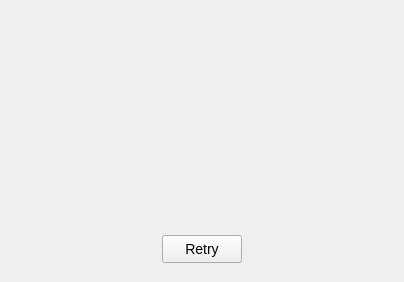
<?xml version="1.0" encoding="UTF-8"?>
<ui version="4.0">
 <class>BioAuthWidget</class>
 <widget class="QWidget" name="BioAuthWidget">
  <property name="geometry">
   <rect>
    <x>0</x>
    <y>0</y>
    <width>404</width>
    <height>282</height>
   </rect>
  </property>
  <property name="windowTitle">
   <string>Form</string>
  </property>
  <layout class="QVBoxLayout" name="verticalLayout_3">
   <item>
    <layout class="QVBoxLayout" name="verticalLayout_2">
     <item>
      <layout class="QHBoxLayout" name="horizontalLayout_4">
       <property name="topMargin">
        <number>20</number>
       </property>
       <property name="bottomMargin">
        <number>10</number>
       </property>
       <item>
        <spacer name="horizontalSpacer">
         <property name="orientation">
          <enum>Qt::Horizontal</enum>
         </property>
         <property name="sizeHint" stdset="0">
          <size>
           <width>40</width>
           <height>20</height>
          </size>
         </property>
        </spacer>
       </item>
       <item>
        <widget class="QLabel" name="lblBioImage">
         <property name="minimumSize">
          <size>
           <width>130</width>
           <height>130</height>
          </size>
         </property>
         <property name="maximumSize">
          <size>
           <width>128</width>
           <height>128</height>
          </size>
         </property>
         <property name="text">
          <string/>
         </property>
         <property name="alignment">
          <set>Qt::AlignCenter</set>
         </property>
        </widget>
       </item>
       <item>
        <spacer name="horizontalSpacer_2">
         <property name="orientation">
          <enum>Qt::Horizontal</enum>
         </property>
         <property name="sizeHint" stdset="0">
          <size>
           <width>40</width>
           <height>20</height>
          </size>
         </property>
        </spacer>
       </item>
      </layout>
     </item>
     <item>
      <widget class="QLabel" name="lblBioNotify">
       <property name="minimumSize">
        <size>
         <width>0</width>
         <height>20</height>
        </size>
       </property>
       <property name="text">
        <string/>
       </property>
       <property name="alignment">
        <set>Qt::AlignCenter</set>
       </property>
       <property name="wordWrap">
        <bool>true</bool>
       </property>
      </widget>
     </item>
     <item>
      <layout class="QHBoxLayout" name="horizontalLayout">
       <property name="bottomMargin">
        <number>8</number>
       </property>
       <item>
        <spacer name="horizontalSpacer_3">
         <property name="orientation">
          <enum>Qt::Horizontal</enum>
         </property>
         <property name="sizeHint" stdset="0">
          <size>
           <width>40</width>
           <height>20</height>
          </size>
         </property>
        </spacer>
       </item>
       <item>
        <widget class="QPushButton" name="btnRetry">
         <property name="maximumSize">
          <size>
           <width>80</width>
           <height>28</height>
          </size>
         </property>
         <property name="styleSheet">
          <string notr="true">QPushButton:hover{border:none;color:#3E6CE5;}QPushButton:pressed{border:none;}
QPushButton{font-size:14px;}</string>
         </property>
         <property name="text">
          <string>Retry</string>
         </property>
        </widget>
       </item>
       <item>
        <spacer name="horizontalSpacer_4">
         <property name="orientation">
          <enum>Qt::Horizontal</enum>
         </property>
         <property name="sizeHint" stdset="0">
          <size>
           <width>40</width>
           <height>20</height>
          </size>
         </property>
        </spacer>
       </item>
      </layout>
     </item>
    </layout>
   </item>
  </layout>
 </widget>
 <resources/>
 <connections/>
</ui>
